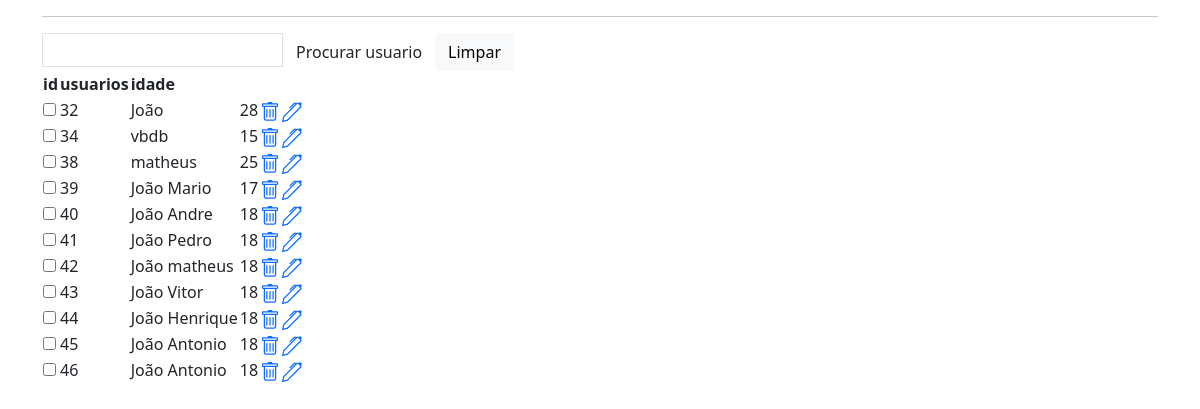
The page /lista_usuario/ on the database as committed earlier.
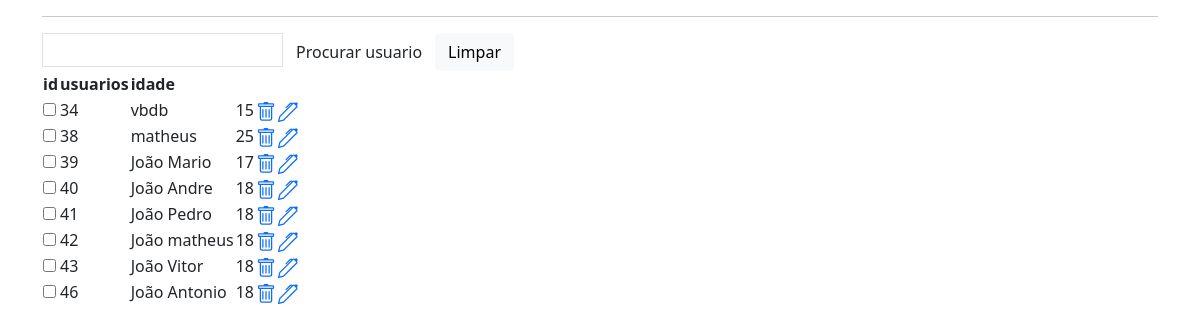
The same page on the database as committed later.
### app/models.py (models this page shows, shortened)
class Usuario(models.Model):
    id_usuario = models.AutoField(primary_key=True)
    nome = models.TextField(max_length=105)
    idade = models.IntegerField()

### app/views.py (the view)
# urls.py: path('lista_usuario/',lista_usuarios, name='listagem_usuarios'),
def lista_usuarios(request):
    usuario = {
        'usuarios': Usuario.objects.all()
    }
    return render(request,'usuarios.html',usuario)

### app/templates/usuarios.html (shortened to what this page needs)
<!doctype html>
<html lang="en">
<head>
    <link href="https://cdn.jsdelivr.net/npm/bootstrap@5.0.2/dist/css/bootstrap.min.css" rel="stylesheet"
>
</head>
<body>
    <div class='container'>
        <table>
            <hr>
                <form action="{% url 'buscar' %}" method="GET">
                     <input name="nome" class="p-1 border" type="text" value="{{ request.GET.nome }}">
                     <button class='btn btn-sucess' type="submit">Procurar usuario</button>
                </form>
                <a href="{% url 'listagem_usuarios' %}" class="btn btn-light">Limpar</a>
            <tr>
                <th>id</th>
                <th>usuarios</th>
                <th>idade</th>
                <th></th>
            </tr>
            {% for usuario in usuarios %}
            <tr>
                    <td><input type="checkbox" name="check[]" value="usuario.id_usuario"></td>
                    <td>{{usuario.id_usuario}}</td>
                    <td>{{usuario.nome}}</td>
                    <td>{{usuario.idade}}</td>
                    <td>
                        <a href="/deleta_usuario/{{usuario.id_usuario}}/">
                        </a>
                    </td>
                    <td>
                        <a href="/update/{{usuario.id_usuario}}/">
                    </td>
            </tr>
            {% empty %}
            <tr>
                <td colspan="3">Nenhum usuario registrado</td>
            </tr>
            {% endfor %}
        </table>
    </div>
</body>
</html>

Rows that differ between the two databases and show on the page:
removed Usuario: id_usuario "32", nome "João", idade "28"
removed Usuario: id_usuario "44", nome "João Henrique", idade "18"
removed Usuario: id_usuario "45", nome "João Antonio", idade "18"
